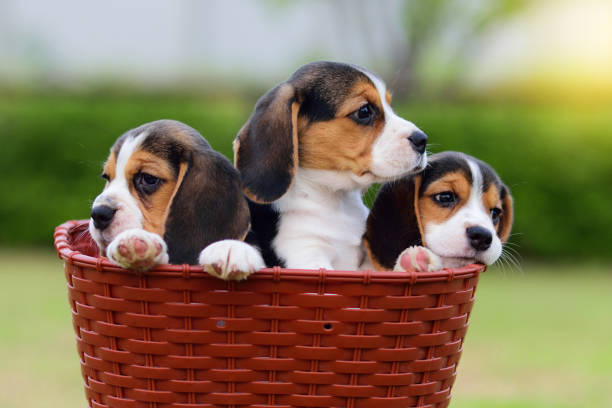
#> input picture hw1pic/puppies.jpg, 612 x 408 px
$ python image_processing_method.py   (older library calls are emulated)
#> lines starting #> are read from the running program, lines starting #| are printed output that depends on the picture
import cv2
import numpy as np
import matplotlib.pyplot as plt

img = cv2.imread('hw1pic/puppies.jpg')
#> img is the input picture: shape (408, 612, 3); mean B, G, R 91.1, 120.8, 135.7

blurred_img = cv2.blur(img, (5, 5))
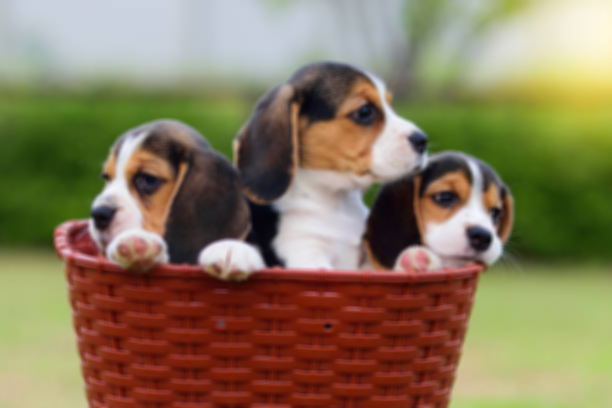
#> blurred_img: shape (408, 612, 3); mean B, G, R 91.1, 120.8, 135.7

laplacian_img = cv2.Laplacian(blurred_img, cv2.CV_64F)
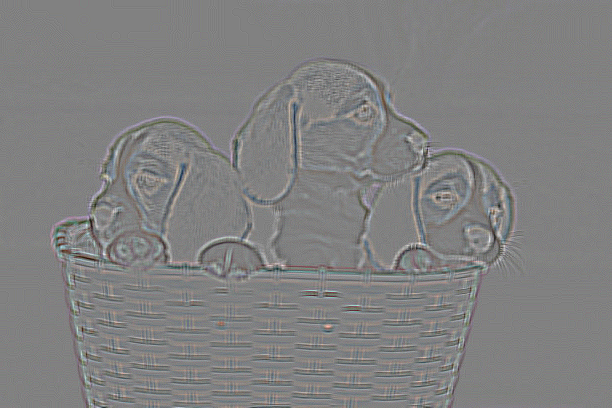
#> laplacian_img: shape (408, 612, 3) float64; mean B, G, R 0, 0, 0; drawn with min black and max white

sharpen_kernel = np.array([[0,-1,0],
                           [-1,5,-1],
                           [0,-1,0]])
sharpen = cv2.filter2D(img, -1, sharpen_kernel)
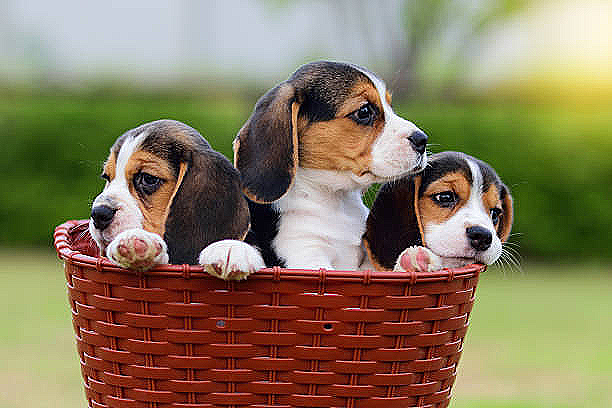
#> sharpen: shape (408, 612, 3); mean B, G, R 92, 121.3, 135.7

cv2.imshow('Original Image', img)
cv2.imshow('Blurred Image', blurred_img)
cv2.imshow('Laplacian Image', laplacian_img)
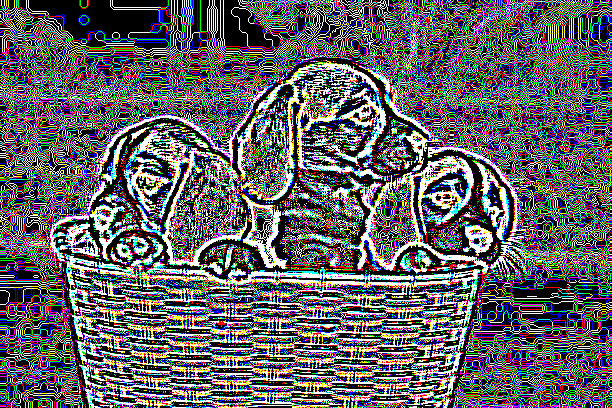
#> window 'Laplacian Image': shape (408, 612, 3); mean B, G, R 99.3, 95.8, 96.9
cv2.imshow('Sharpened Image', sharpen)
cv2.waitKey(0)
cv2.destroyAllWindows()

$ run again, with hw1pic/fish.jpg copied over hw1pic/puppies.jpg
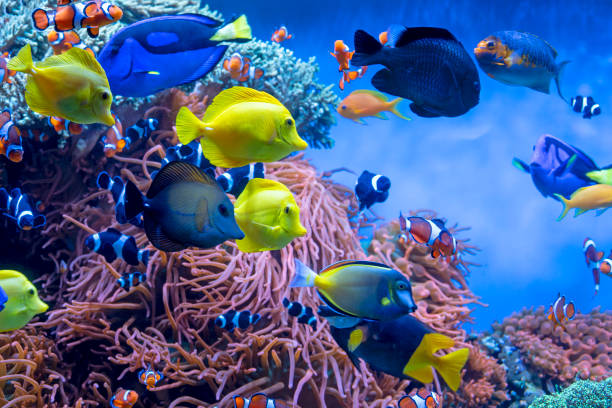
#> input picture hw1pic/fish.jpg, 612 x 408 px
#> img is the input picture: shape (408, 612, 3); mean B, G, R 142.5, 99.1, 75.5
#> `laplacian_img = cv2.Laplacian(blurred_img, cv2.CV_64F)`:
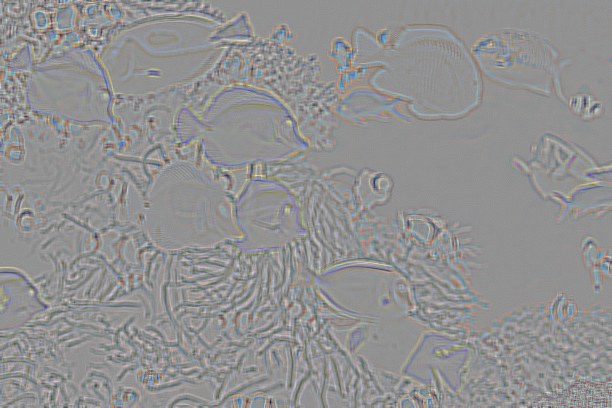
#> laplacian_img: shape (408, 612, 3) float64; mean B, G, R 0, 0, 0; drawn with min black and max white
#> `cv2.imshow('Laplacian Image', laplacian_img)`:
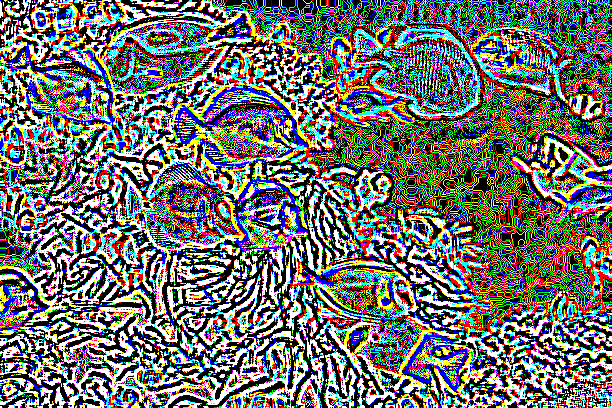
#> window 'Laplacian Image': shape (408, 612, 3); mean B, G, R 110.7, 113, 111.8
